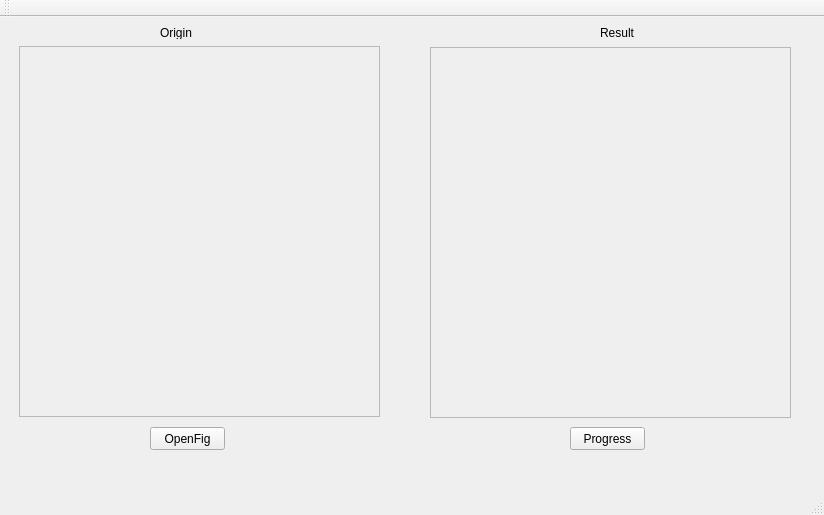
<?xml version="1.0" encoding="UTF-8"?>
<ui version="4.0">
 <class>Qt_Battery_ViewClass</class>
 <widget class="QMainWindow" name="Qt_Battery_ViewClass">
  <property name="geometry">
   <rect>
    <x>0</x>
    <y>0</y>
    <width>824</width>
    <height>515</height>
   </rect>
  </property>
  <property name="windowTitle">
   <string>Qt_Battery_View</string>
  </property>
  <widget class="QWidget" name="centralWidget">
   <widget class="QLabel" name="label">
    <property name="geometry">
     <rect>
      <x>160</x>
      <y>10</y>
      <width>54</width>
      <height>12</height>
     </rect>
    </property>
    <property name="text">
     <string>Origin</string>
    </property>
   </widget>
   <widget class="QLabel" name="label_2">
    <property name="geometry">
     <rect>
      <x>600</x>
      <y>10</y>
      <width>54</width>
      <height>12</height>
     </rect>
    </property>
    <property name="text">
     <string>Result</string>
    </property>
   </widget>
   <widget class="QScrollArea" name="scrollArea">
    <property name="geometry">
     <rect>
      <x>19</x>
      <y>29</y>
      <width>361</width>
      <height>371</height>
     </rect>
    </property>
    <property name="widgetResizable">
     <bool>true</bool>
    </property>
    <widget class="QWidget" name="scrollAreaWidgetContents">
     <property name="geometry">
      <rect>
       <x>0</x>
       <y>0</y>
       <width>359</width>
       <height>369</height>
      </rect>
     </property>
    </widget>
   </widget>
   <widget class="QScrollArea" name="scrollArea_2">
    <property name="geometry">
     <rect>
      <x>430</x>
      <y>30</y>
      <width>361</width>
      <height>371</height>
     </rect>
    </property>
    <property name="widgetResizable">
     <bool>true</bool>
    </property>
    <widget class="QWidget" name="scrollAreaWidgetContents_2">
     <property name="geometry">
      <rect>
       <x>0</x>
       <y>0</y>
       <width>359</width>
       <height>369</height>
      </rect>
     </property>
    </widget>
   </widget>
   <widget class="QPushButton" name="pushButton">
    <property name="geometry">
     <rect>
      <x>150</x>
      <y>410</y>
      <width>75</width>
      <height>23</height>
     </rect>
    </property>
    <property name="text">
     <string>OpenFig</string>
    </property>
   </widget>
   <widget class="QPushButton" name="pushButton_2">
    <property name="geometry">
     <rect>
      <x>570</x>
      <y>410</y>
      <width>75</width>
      <height>23</height>
     </rect>
    </property>
    <property name="text">
     <string>Progress</string>
    </property>
   </widget>
  </widget>
  <widget class="QMenuBar" name="menuBar">
   <property name="geometry">
    <rect>
     <x>0</x>
     <y>0</y>
     <width>824</width>
     <height>23</height>
    </rect>
   </property>
  </widget>
  <widget class="QToolBar" name="mainToolBar">
   <attribute name="toolBarArea">
    <enum>TopToolBarArea</enum>
   </attribute>
   <attribute name="toolBarBreak">
    <bool>false</bool>
   </attribute>
  </widget>
  <widget class="QStatusBar" name="statusBar"/>
 </widget>
 <layoutdefault spacing="6" margin="11"/>
 <resources>
  <include location="Qt_Battery_View.qrc"/>
 </resources>
 <connections>
  <connection>
   <sender>pushButton</sender>
   <signal>clicked()</signal>
   <receiver>Qt_Battery_ViewClass</receiver>
   <slot>on_OpenFig_clicked()</slot>
   <hints>
    <hint type="sourcelabel">
     <x>211</x>
     <y>457</y>
    </hint>
    <hint type="destinationlabel">
     <x>310</x>
     <y>468</y>
    </hint>
   </hints>
  </connection>
  <connection>
   <sender>pushButton_2</sender>
   <signal>clicked()</signal>
   <receiver>Qt_Battery_ViewClass</receiver>
   <slot>on_Progress_clicked()</slot>
   <hints>
    <hint type="sourcelabel">
     <x>620</x>
     <y>455</y>
    </hint>
    <hint type="destinationlabel">
     <x>718</x>
     <y>488</y>
    </hint>
   </hints>
  </connection>
 </connections>
 <slots>
  <slot>on_OpenFig_clicked()</slot>
  <slot>on_Progress_clicked()</slot>
 </slots>
</ui>
